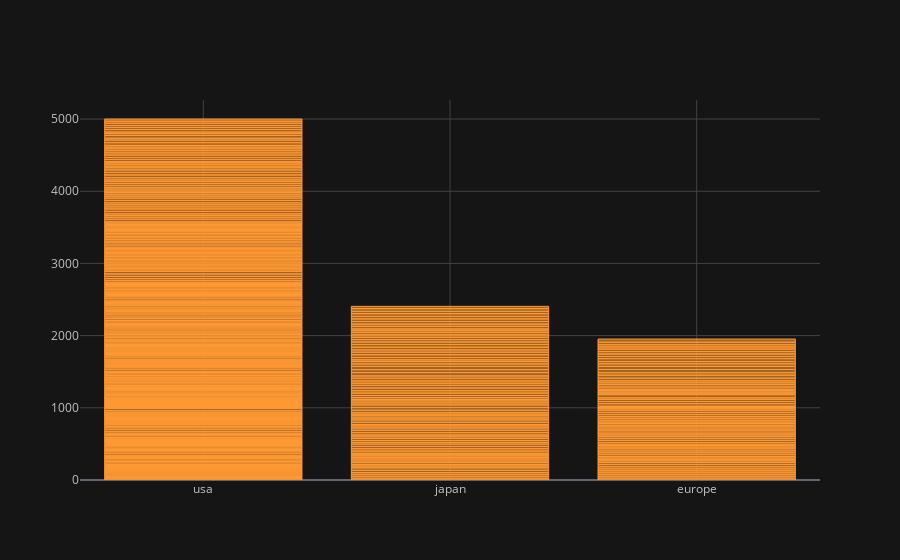

The code cell stored with this chart in its notebook:
### Code cell
df.iplot(kind = 'bar', x = 'origin', y = 'mpg')

### Figure 1 — Plotly figure (JSON) as saved in the notebook; plotly's stock layout.template omitted (floating-point values rounded to 4 significant figures; data arrays with more than 128 entries replaced by an {"elided": "..."} marker saying what was removed)
{"data": [{"marker": {"color": "rgba(255, 153, 51, 0.6)", "line": {"color": "rgba(255, 153, 51, 1.0)", "width": 1}}, "name": "mpg", "orientation": "v", "text": "", "type": "bar", "x": {"elided": "398 str values"}, "y": {"elided": "398 float values"}}], "layout": {"autosize": true, "legend": {"bgcolor": "#151516", "font": {"color": "#D9D9D9"}}, "paper_bgcolor": "#151516", "plot_bgcolor": "#151516", "title": {"font": {"color": "#D9D9D9"}}, "xaxis": {"autorange": true, "gridcolor": "#434343", "range": [-0.5, 2.5], "showgrid": true, "tickfont": {"color": "#C2C2C2"}, "title": {"font": {"color": "#D9D9D9"}, "text": ""}, "type": "category", "zerolinecolor": "#666570"}, "yaxis": {"autorange": true, "gridcolor": "#434343", "range": [0, 5264.0], "showgrid": true, "tickfont": {"color": "#C2C2C2"}, "title": {"font": {"color": "#D9D9D9"}, "text": ""}, "type": "linear", "zerolinecolor": "#666570"}}}
